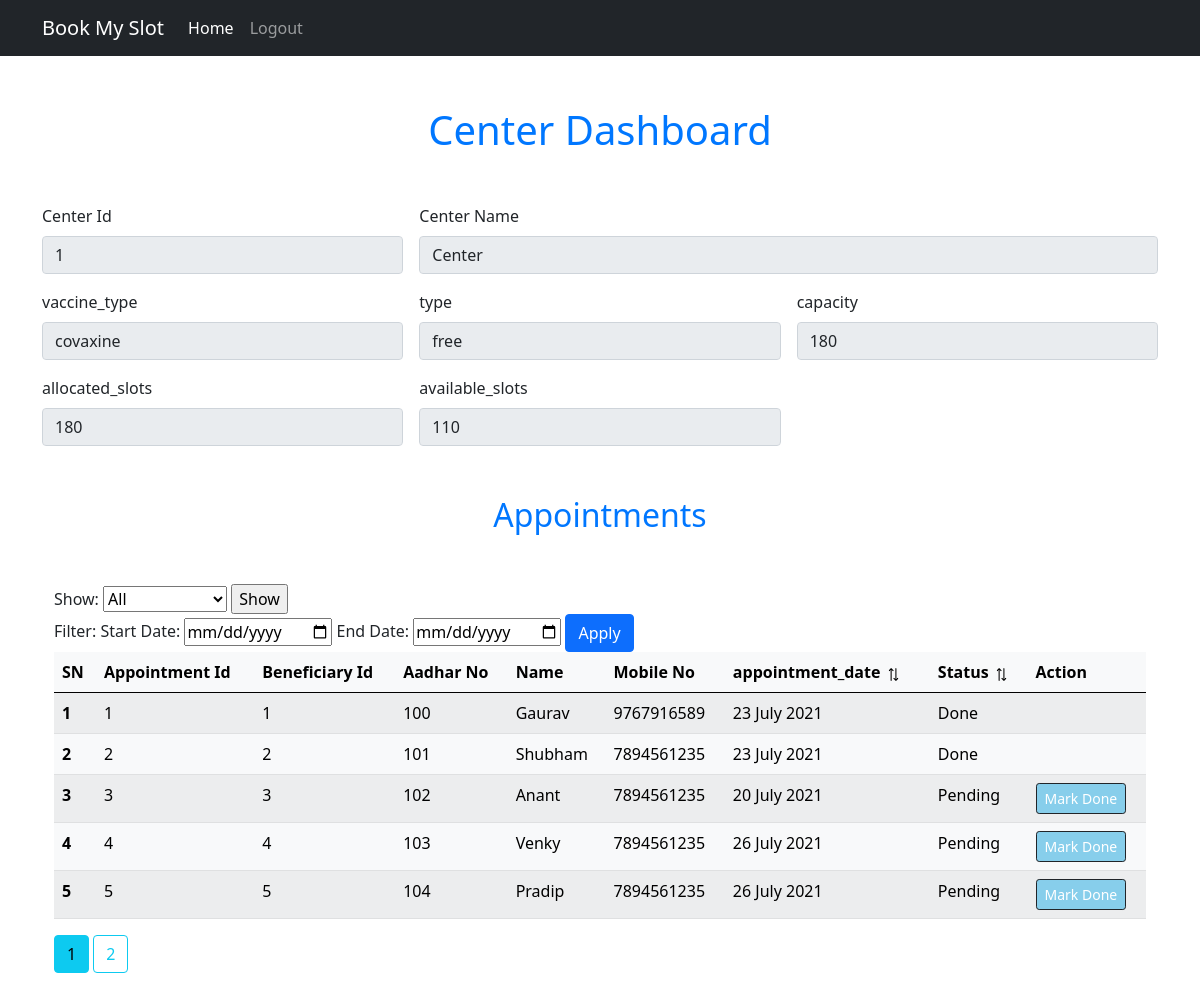
/center_dashboard (signed in), run on the app's committed database.
### models.py (models this page shows)
class Center(db.Model):
    __tablename__= 'centers'
    center_id=db.Column(db.Integer, primary_key=True)
    center_name=db.Column(db.String(100), nullable=False)
    city=db.Column(db.String(100), nullable=False)
    district=db.Column(db.String(100), nullable=False)
    pin_code=db.Column(db.String(100), nullable=False)
    capacity=db.Column(db.String(100),nullable=False)
    allocated_slots=db.Column(db.Integer, nullable=False)
    available_slots=db.Column(db.Integer, nullable=False)
    vaccine_type=db.Column(db.String(100),nullable=False)
    type=db.Column(db.String, nullable=False)

class Bookings(db.Model):
    __tablename__= 'bookings'
    booking_id=db.Column(db.Integer, primary_key=True)
    user_id=db.Column(db.Integer,db.ForeignKey('users.id'))
    center_id=db.Column(db.Integer,db.ForeignKey('centers.center_id'))
    vaccine=db.Column(db.String(100),default='V1')
    type=db.Column(db.String,default='free')
    booking_date=db.Column(db.DateTime, default=datetime.datetime.utcnow())
    appointment_date=db.Column(db.DateTime, default=datetime.datetime.utcnow())
    status=db.Column(db.String(50), default='Pending')

class User(db.Model,UserMixin):
    __tablename__= 'users'
    id=db.Column(db.Integer, primary_key=True)
    first_name=db.Column(db.String(100), nullable=False)
    last_name=db.Column(db.String(100), nullable=False)
    aadhar_no=db.Column(db.Integer(), nullable=False,unique=True)
    birth_year=db.Column(db.Integer(), nullable=False)
    email=db.Column(db.String(100),nullable=False)
    mobile_no=db.Column(db.Integer(), nullable=False)
    password=db.Column(db.String(100), nullable=False)
    dose = db.Column(db.Integer(), nullable=True)

### routes.py (the view)
@app.route("/center_dashboard")
@login_required
def center_dashboard():
    if is_authorized_staff():
        try:
            center_data =get_center(current_user.center_id)
            show_only = request.args.get("show")
            order = request.args.get("order")
            sort_by = request.args.get("sort_by")
            start_date = request.args.get("start_date")
            end_date = request.args.get("end_date")
            page=request.args.get('page',1,type=int)
            user_appo_data= user_and_appo_data_sroted(current_user.center_id,show_only=show_only,sort_by=sort_by, order=order,start_date=start_date,end_date=end_date,page=page)
            logged_in_staff_data = get_staff_data(current_user.staff_id)
            errmsg=""
            if session.get("errmsg"):
                errmsg = session.get("errmsg")
                flash(errmsg,"danger")
            return render_template('center_dashboard.html', center=center_data,data=user_appo_data,logged_in_staff_data=logged_in_staff_data)
        except Exception as e:
            print(e)
            flash("Some error occured, Try again later...","danger")
            return render_template('staff_login.html')
    else:
        flash("You are not a authorised staff to access this page","warning")
        return redirect(url_for("staff_login")),403

### auth.py (called while the page is built)
@login_manager.user_loader
def load_user(user_id):
    user=session.get('user_cat')
    if user == "Staff":
        return Staff.query.get(user_id)
    else:
        return User.query.get(user_id)

def is_authorized_staff():
    if not(session["user_cat"]=="Staff"):
        return False
    else:
        return True

### models.py (called while the page is built)
def get_staff_data(staff_id):
    result = Staff.query.get(staff_id)
    staff = staff_schema.dump(result)
    return staff

def get_center(center_id):
    result = Center.query.get(center_id)
    center = center_schema.dump(result)
    return center

### templates/center_dashboard.html (shortened to what this page needs)
{% extends 'base.html' %}
{% block body %}
<div class="container profile-container">
    <h1 class="center-text heading">Center Dashboard</h1>
    <form class="row g-3 " >
        {% if center %}
        {% set center_id=center.center_id %}
        {% set center_name=center.center_name %}
        {% set vaccine_type=center.vaccine_type %}
        {% set type=center.type %}
        {% set capacity=center.capacity%}
        {% set allocated_slots=center.allocated_slots%}
        {% set available_slots=center.available_slots%}
        {% set allocated_slots=center.allocated_slots%}
        {% else %}
        {% set center_id=NA %}
        {% set center_name=NA %}
        {% set vaccine_type=NA %}
        {% set type=NA %}
        {% set capacity=NA %}
        {% set allocated_slots= NA %}
        {% set available_slots= NA %}
        {% set allocated_slots= NA %}
        {% endif %}
        <div class="col-md-4">
            <label for="center_id" class="form-label">Center Id</label>
            <input type="number" class="form-control" id="center_id" value={{center_id}} disabled>
        </div>
        <div class="col-md-8">
            <label for="center_name" class="form-label">Center Name</label>
            <input type="text" class="form-control" id="name" name="center_name" value={{center_name}} disabled>
        </div>
        <div class="col-md-4">
            <label for="vaccine_type" class="form-label">vaccine_type</label>
            <input type="text" class="form-control" id="vaccine_type" value={{vaccine_type}} disabled>
        </div>
        <div class="col-md-4">
            <label for="type" class="form-label">type</label>
            <input type="text" class="form-control" id="vaccine_type" value={{type}} disabled>
        </div>
        <div class="col-md-4">
            <label for="capacity" class="form-label">capacity</label>
            <input type="number" class="form-control" id="capacity" value="{{capacity}}" disabled>
        </div>
        <div class="col-md-4">
            <label for="allocated_slots" class="form-label">allocated_slots</label>
            <input type="number" class="form-control" id="allocated_slots" value="{{allocated_slots}}" disabled>
        </div>
        <div class="col-md-4">
            <label for="available_slots" class="form-label">available_slots</label>
            <input type="number" class="form-control" id="available_slots" value="{{available_slots}}" disabled>
        </div>
    </form>
    <div class="container my-4">
        <h2 class="center-text heading">Appointments</h2>
        <div>
          {% if request.args.get('show') %}
            {% set show_data=request.args.get('show') %}
            {% if show_data=='done' %}
              {% set is_done_selected='selected' %}
            {% elif show_data=='pending'%}
              {% set is_pending_selected='selected' %}
            {% else %}
            {% set is_all_selected='selected' %}
            {% endif %}
          {% else %}
          {% set show_data='all' %}
          {% endif %}
        <form action="">
          <label for="show">Show:</label>
          <select name="show" id="show">
            <option value="all" {{is_all_selected}}>All</option>
          </select>
          <input type="submit" value="Show">
        </form>
        </div>
        <div>
            {% if request.args.get('start_date') %}
              {% set start_date=request.args.get('start_date') %}
              {% set end_date=request.args.get('end_date') %}
            {% endif %}
              <form action="" method="GET">
                Filter:
                Start Date:
                <input type="date" name="start_date" id="start_date" value="{{start_date}}" required>
                End Date:
                <input type="date" name="end_date" id="end_date" value="{{end_date}}" required>
                {% if request.args.get('start_date') %}
              </form>
                <a href="{{url_for('center_dashboard')}}"><button class="btn btn-primary "> Cancle</button></a>
                {% else %}
                <button type="submit" class="btn btn-primary">Apply</button>
              </form>
                {% endif %}
        </div>
          {% if not data %}
          <div class="alert alert-warning" role="alert">
            No Appointments...
          </div>
          {% else %}
      <table class="table table-light table-striped">
        <thead>
            <tr>
              <th scope="col">SN</th>
              <th scope="col">Appointment Id</th>
              <th scope="col">Beneficiary Id </th>
              <th scope="col">Aadhar No</th>
              <th scope="col">Name</th>
              <th scope="col">Mobile No</th>
              <th scope="col">appointment_date
                {% if request.args.get('order') and request.args.get('sort_by')=='appointment_date' %}
                {% set sort_by=request.args.get('sort_by') %}
                {% set order=request.args.get('order') %}
                    {% if request.args.get('order')=='asc' %}
                      <a href="{{ url_for('center_dashboard',show=show_data,sort_by='appointment_date',order='desc') }}" >
                        <img class="sort-icon" src="{{ url_for('static',filename='images/d_arrow.png') }}" alt="">
                      </a>
                    {% else %}
                    <a href="{{ url_for('center_dashboard',show=show_data,sort_by='appointment_date',order='asc') }}" >
                      <img class="sort-icon" src="{{ url_for('static',filename='images/u_arrow.png') }}" alt="">
                    </a>
                    {% endif %}
                {% else %}
                  <a href="{{ url_for('center_dashboard',show=show_data,sort_by='appointment_date',order='desc') }}" >
                    <img class="sort-icon" src="{{ url_for('static',filename='images/sort.png') }}" alt="">
                  </a>
                {% endif %}
              </th>
              <th scope="col">Status
                {% if request.args.get('order') and request.args.get('sort_by')=='status' %}
                    {% if request.args.get('order')=='asc' %}
                      <a href="{{ url_for('center_dashboard',show=show_data,sort_by='status',order='desc') }}" >
                        <img class="sort-icon" src="{{ url_for('static',filename='images/d_arrow.png') }}" alt="">
                      </a>
                    {% else %}
                    <a href="{{ url_for('center_dashboard',show=show_data,sort_by='status',order='asc') }}" >
                      <img class="sort-icon" src="{{ url_for('static',filename='images/u_arrow.png') }}" alt="">
                    </a>
                    {% endif %}
                {% else %}
                  <a href="{{ url_for('center_dashboard',show=show_data,sort_by='status',order='desc') }}" >
                    <img class="sort-icon" src="{{ url_for('static',filename='images/sort.png') }}" alt="">
                  </a>
                {% endif %}
              </th>
              <th scope="col">Action</th>
            </tr>
          </thead>
          <tbody>
            {% for d in data.items %}
              <tr>
                <th scope="row">{{loop.index}}</th>
                <td>{{d.booking_id}}</td>
                <td>{{d.id}}</td>
                <td>{{d.aadhar_no}}</td>
                <td>{{d.first_name}}</td>
                <td>{{d.mobile_no}}</td>
                {% set date = d.appointment_date %}
                <td>{{date.strftime("%d %B %Y")}}</td>
                <td>{{d.status}}</td>
                <td>
                  {% if not d.status == "Done" %}
                  <a href="/shot_done/{{d.id}}" class="btn btn-dark btn-sm shot_done_btn">Mark Done</a>
                  {% endif  %}
              </tr>
              {% endfor %}
          </tbody>
      </table>
      {% set sort_by=request.args.get('sort_by',None) %}
      {% set order=request.args.get('order',None) %}
      {% set start_date=request.args.get('start_date',None) %}
      {% set end_date=request.args.get('end_date',None) %}
        {% for page_num in data.iter_pages(left_edge=1,right_edge=1,left_current=1,right_current=2) %}
            {% if page_num %}
              {% if data.page == page_num %}
                <a class="btn btn-info mb-4" href="{{url_for('center_dashboard',show=show_data,sort_by=sort_by,page=page_num)}}">{{page_num}}</a>
              {% else %}
                <a class="btn btn-outline-info mb-4" href="{{url_for('center_dashboard',show=show_data,sort_by=sort_by,order=order,start_date=start_date,end_date=end_date,page=page_num)}}">{{page_num}}</a>
              {% endif %}
            {% else %}
              ...
            {% endif %}
        {% endfor %}
      {% endif %}
    </div>
</div>
{% endblock body %}

### static/css/style.css (style rules this page uses)
.heading { margin: 50px auto; text-align: center; color: rgb(0, 119, 255); }
.center-text { text-align: center; }
.shot_done_btn { background-color: skyblue; }
.sort-icon { height: 17px; }

### data on the page
Center: vaccine_type "covaxine", type "free", capacity "180"
Bookings: booking_id "1", id "1", aadhar_no "100", first_name "Gaurav", mobile_no "9767916589", strftime "23 July 2021", status "Done"
Bookings: booking_id "2", id "2", aadhar_no "101", first_name "Shubham", mobile_no "7894561235", strftime "23 July 2021", status "Done"
Bookings: booking_id "3", id "3", aadhar_no "102", first_name "Anant", mobile_no "7894561235", strftime "20 July 2021", status "Pending"
Bookings: booking_id "4", id "4", aadhar_no "103", first_name "Venky", mobile_no "7894561235", strftime "26 July 2021", status "Pending"
Bookings: booking_id "5", id "5", aadhar_no "104", first_name "Pradip", mobile_no "7894561235", strftime "26 July 2021", status "Pending"

### other printed values
{{ page_num }} "1"
{{ page_num }} "2"
